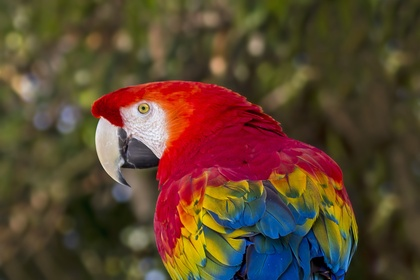
%> input picture projects/image3.jpg, 420 x 280 px, shrunk from 2331 x 1554 before the run
$ octave hw2_part2_d.m   (GNU Octave 9; MATLAB toolbox functions it lacks are replaced by stand-ins)
%> lines starting %> are read from the running program, lines starting %| are printed output that depends on the picture
A=imread('image3.jpg');
%> A is the input picture: size 280x420x3 uint8; mean R, G, B 92, 68.5, 47.1
[a,b,c] = size(A);
%> a = 280; b = 420; c = 3
for i = 1:a
    for j = 1:b
        d = double(A(i,j,1))+ double(A(i,j,2)) + double(A(i,j,3));
        B(i,j) = double(d)/3;
    end
end
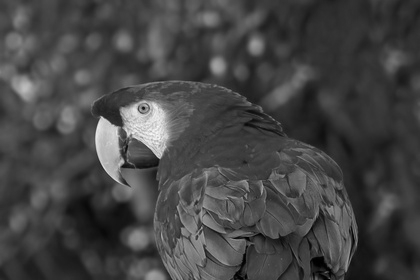
%> B: size 280x420 double; min 0, max 248, mean 69.2
imshow(B);

imgray = B;

imsaltnoise = imgray;
noisypixels = rand( size(imgray,1), size(imgray,2) );
imsaltnoise( find( noisypixels <= ( 1 / 16 ) ) ) = 255;
imsaltnoise( find( noisypixels >= ( 15 / 16 ) ) ) = 0;
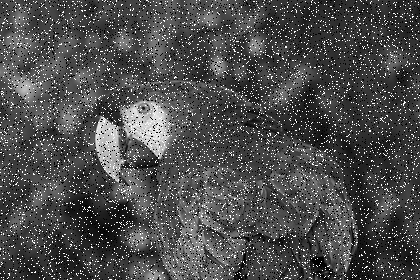
%> imsaltnoise: size 280x420 double; min 0, max 255, mean 76.6

imshow(imsaltnoise);
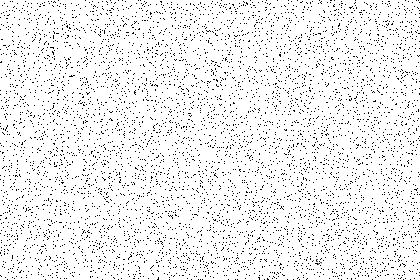
%> displayed picture: size 280x420, on the screen's scale of 0 to 255; min 0, max 255, mean 239
imshow(uint8(imsaltnoise))

$ run again, with projects/image0.jpg copied over projects/image3.jpg
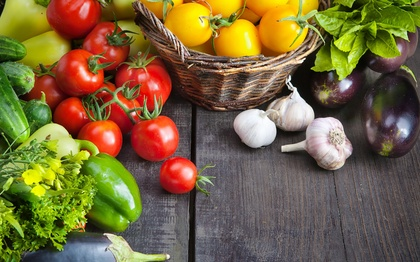
%> input picture projects/image0.jpg, 420 x 262 px, shrunk from 2560 x 1600 before the run
%> A is the input picture: size 262x420x3 uint8; mean R, G, B 119.6, 102.1, 61.3
%> after the loop `for i = 1:a`:
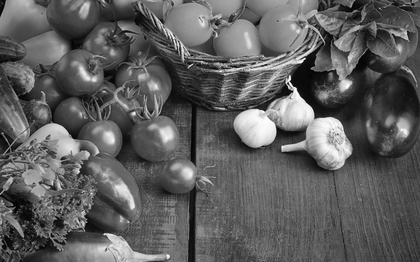
%> B: size 262x420 double; min 1, max 254, mean 94.4
%> `imshow(imsaltnoise);`:
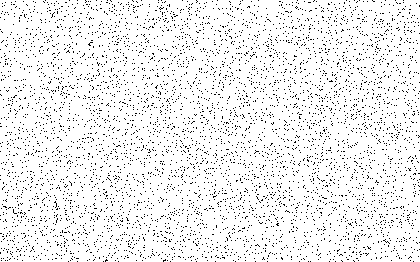
%> displayed picture: size 262x420, on the screen's scale of 0 to 255; 93.8% white; black in thin lines or dots

$ run again, with projects/image1.jpg copied over projects/image3.jpg
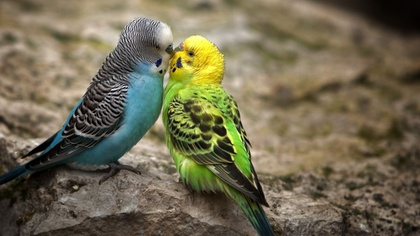
%> input picture projects/image1.jpg, 420 x 236 px, shrunk from 1920 x 1080 before the run
%> A is the input picture: size 236x420x3 uint8; mean R, G, B 113, 105.6, 81
%> after the loop `for i = 1:a`:
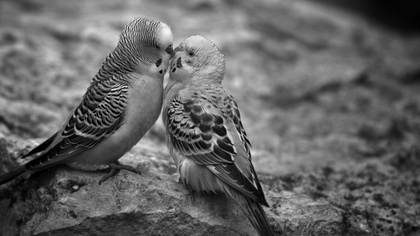
%> B: size 236x420 double; min 0, max 246, mean 99.9
%> `imshow(imsaltnoise);`:
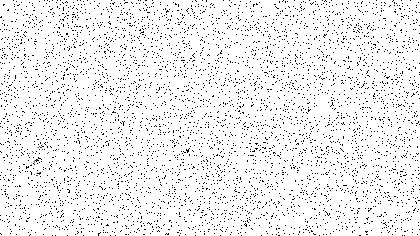
%> displayed picture: size 236x420, on the screen's scale of 0 to 255; min 0, max 255, mean 239

$ run again, with projects/image2.jpg copied over projects/image3.jpg
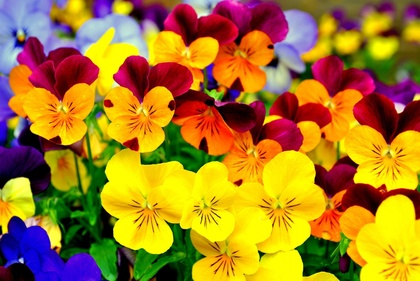
%> input picture projects/image2.jpg, 420 x 281 px, shrunk from 2048 x 1371 before the run
%> A is the input picture: size 281x420x3 uint8; mean R, G, B 166.5, 123.6, 36.4
%> after the loop `for i = 1:a`:
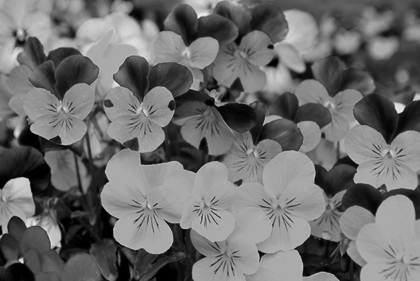
%> B: size 281x420 double; min 0, max 242, mean 108.8
%> `imshow(imsaltnoise);`:
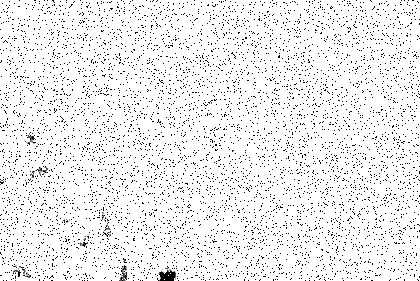
%> displayed picture: size 281x420, on the screen's scale of 0 to 255; min 0, max 255, mean 238.2
